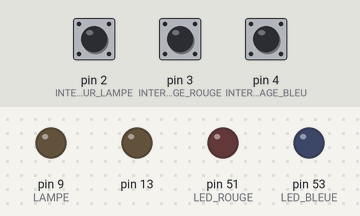
Simulated run of this sketch. Board: Arduino Mega 2560, built with avr-gcc and run on an emulated ATmega2560. On the bench: output pins drawn as LEDs (lit = HIGH). Inputs (shaded band) come from the test bench; at power-on: pin 2 (INTERRUPTEUR_LAMPE) HIGH, pin 3 (INTERRUPTEUR_CHAUFFAGE_ROUGE) HIGH, pin 4 (INTERRUPTEUR_CHAUFFAGE_BLEU) HIGH.

Above: at 1.2 s.
1.3 s: pin 2 (INTERRUPTEUR_LAMPE) pulled LOW for 3.2 s
At 5.3 s:
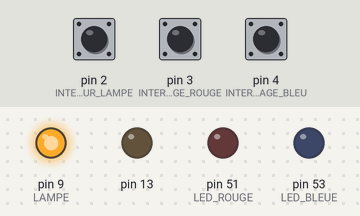
6.0 s: pin 3 (INTERRUPTEUR_CHAUFFAGE_ROUGE) pulled LOW for 3.2 s
At 10.3 s:
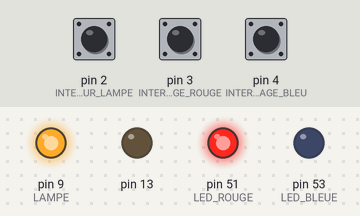
10.7 s: pin 4 (INTERRUPTEUR_CHAUFFAGE_BLEU) pulled LOW for 1 s
At 12.0 s:
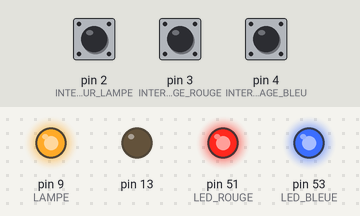
13.2 s: pin 2 (INTERRUPTEUR_LAMPE) pulled LOW for 1 s
At 14.0 s:
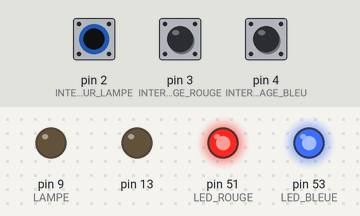
15.7 s: pin 3 (INTERRUPTEUR_CHAUFFAGE_ROUGE) pulled LOW for 1 s
At 17.2 s:
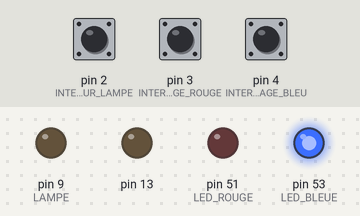
18.2 s: pin 2 (INTERRUPTEUR_LAMPE) pulled LOW for 1 s
At 19.1 s:
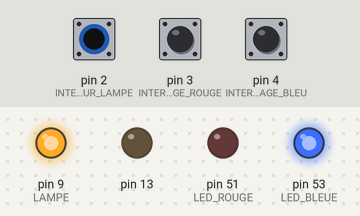
Timing chart, 0 to 21.2 s (numbered marks = the images above; inputs shaded):
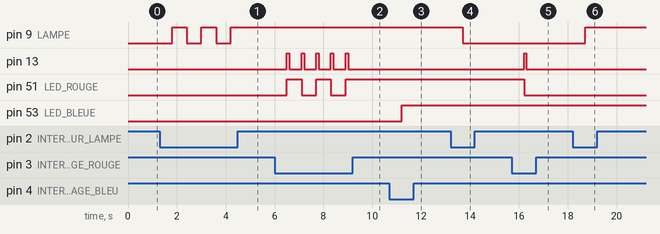

The sketch:

domotique.ino
```cpp
#include <IRremote.h>

#define LAMPE 9
#define INTERRUPTEUR_LAMPE 2
#define INTERRUPTEUR_CHAUFFAGE_BLEU 4
#define INTERRUPTEUR_CHAUFFAGE_ROUGE 3
#define LED_BLEUE 53
#define LED_ROUGE 51

int etat_lampe = 0;
int etat_chauffage_rouge = 0;
int etat_chauffage_bleu = 0;
int sensorVal;

int RECV_PIN = 11;
IRrecv irrecv(RECV_PIN);
decode_results results;

void setup() {
  //configure pin2 as an input and enable the internal pull-up resistor
  pinMode(INTERRUPTEUR_LAMPE, INPUT_PULLUP);
  pinMode(INTERRUPTEUR_CHAUFFAGE_BLEU, INPUT_PULLUP);
  pinMode(INTERRUPTEUR_CHAUFFAGE_ROUGE, INPUT_PULLUP);
  pinMode(13, OUTPUT);
  pinMode(LAMPE, OUTPUT);
  pinMode(LED_BLEUE, OUTPUT);
  pinMode(LED_ROUGE, OUTPUT);

  irrecv.enableIRIn(); // Start the receiver
  Serial.begin(9600);
}

void loop() {

  if (irrecv.decode(&results)) {
    Serial.println(results.value, HEX);
    if (results.value != 0) {
      Serial.println("appui");

      digitalWrite(13, HIGH);
      if (etat_lampe == 0)
      {
        digitalWrite(LAMPE, HIGH);
        etat_lampe = 1;
      }
      else if (etat_lampe == 1)
      {
        digitalWrite(LAMPE, LOW);
        etat_lampe = 0;
      }
    }
    irrecv.resume(); // Receive the next value
  }
  delay(100);

  // lecture de l'interrupteur de lampe
  sensorVal = digitalRead(INTERRUPTEUR_LAMPE);

  if (sensorVal == LOW) {
    delay(500);
    sensorVal = digitalRead(INTERRUPTEUR_LAMPE);
    if (sensorVal == LOW) {
      sensorVal = LOW;
    } else {
      sensorVal = HIGH;
    }
  }

  // Bouton pas appuyé
  if (sensorVal == HIGH) {
    digitalWrite(13, LOW);
  }
  else {
    digitalWrite(13, HIGH);
    if (etat_lampe == 0)
    {
      digitalWrite(LAMPE, HIGH);
      etat_lampe = 1;
    }
    else if (etat_lampe == 1)
    {
      digitalWrite(LAMPE, LOW);
      etat_lampe = 0;
    }
  }

  // lecture de l'interrupteur de chauffage bleu
  sensorVal = digitalRead(INTERRUPTEUR_CHAUFFAGE_BLEU);

  if (sensorVal == LOW) {
    delay(500);
    sensorVal = digitalRead(INTERRUPTEUR_CHAUFFAGE_BLEU);
    if (sensorVal == LOW) {
      sensorVal = LOW;
    } else {
      sensorVal = HIGH;
    }
  }

  // Bouton pas appuyé
  if (sensorVal == HIGH) {
    digitalWrite(13, LOW);
  }
  else {
    digitalWrite(13, HIGH);
    if (etat_chauffage_bleu == 0)
    {
      digitalWrite(LED_BLEUE, HIGH);
      etat_chauffage_bleu = 1;
    }
    else if (etat_chauffage_bleu == 1)
    {
      digitalWrite(LED_BLEUE, LOW);
      etat_chauffage_bleu = 0;
    }
  }

  // lecture de l'interrupteur de chauffage rouge
  sensorVal = digitalRead(INTERRUPTEUR_CHAUFFAGE_ROUGE);

  if (sensorVal == LOW) {
    delay(500);
    sensorVal = digitalRead(INTERRUPTEUR_CHAUFFAGE_ROUGE);
    if (sensorVal == LOW) {
      sensorVal = LOW;
    } else {
      sensorVal = HIGH;
    }
  }

  // Bouton pas appuyé
  if (sensorVal == HIGH) {
    digitalWrite(13, LOW);
  }
  else {
    digitalWrite(13, HIGH);
    if (etat_chauffage_rouge == 0)
    {
      digitalWrite(LED_ROUGE, HIGH);
      etat_chauffage_rouge = 1;
    }
    else if (etat_chauffage_rouge == 1)
    {
      digitalWrite(LED_ROUGE, LOW);
      etat_chauffage_rouge = 0;
    }
  }
}
```

Measured:
- after the input at 1.3 s, pin 9 (LAMPE): alternates HIGH for 0.60 s and LOW for 0.60 s, 5 changes in all, then stays HIGH, starting after 0.50 s
- after the input at 6.0 s, pin 13: alternates HIGH for 0.10 s and LOW for 0.50 s, 10 changes in all, then stays LOW, starting after 0.50 s; pin 51 (LED_ROUGE): alternates HIGH for 0.60 s and LOW for 0.60 s, 5 changes in all, then stays HIGH, starting after 0.50 s
- after the input at 10.7 s, pin 53 (LED_BLEUE): LOW → HIGH after 0.51 s
- after the input at 13.2 s, pin 9 (LAMPE): HIGH → LOW after 0.51 s
- after the input at 15.7 s, pin 13: LOW → HIGH after 0.51 s, → LOW 0.10 s later; pin 51 (LED_ROUGE): HIGH → LOW after 0.51 s
- after the input at 18.2 s, pin 9 (LAMPE): LOW → HIGH after 0.51 s
